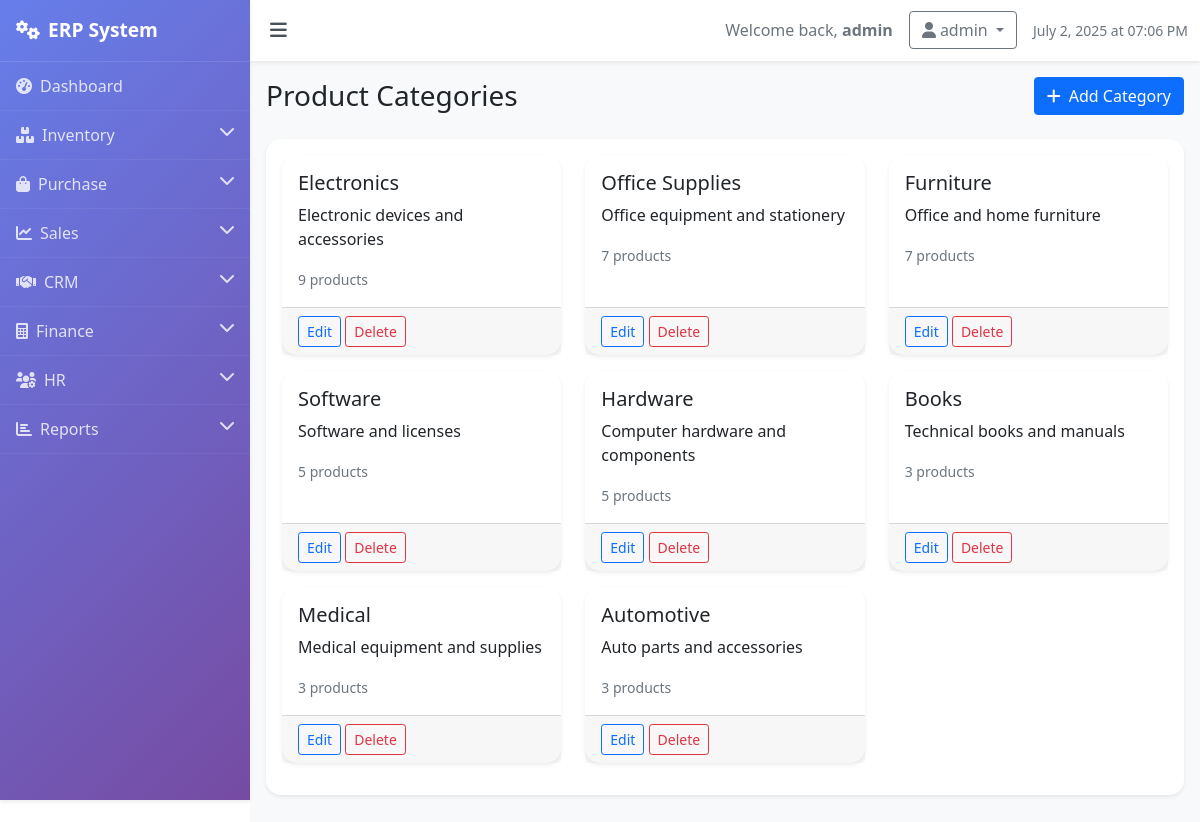
/inventory/categories (signed in), run on the app's committed database.
### models.py (models this page shows)
class Category(db.Model):
    id = db.Column(db.Integer, primary_key=True)
    name = db.Column(db.String(50), nullable=False)
    description = db.Column(db.Text)
    products = db.relationship('Product', backref='category_ref', lazy=True)

### routes.py (the view)
    @app.route('/inventory/categories')
    def categories():
        if 'user_id' not in session:
            return redirect(url_for('login'))
        categories = Category.query.all()
        return render_template('inventory/categories.html', categories=categories)

### templates/inventory/categories.html (shortened to what this page needs)
{% extends "base.html" %}
{% block content %}
<div class="d-flex justify-content-between align-items-center mb-4">
    <h1 class="h3 mb-0">Product Categories</h1>
    <a href="{{ url_for('add_category') }}" class="btn btn-primary">
        <i class="fas fa-plus me-2"></i>Add Category
    </a>
</div>
<div class="card">
    <div class="card-body">
        {% if categories %}
        <div class="row">
            {% for category in categories %}
            <div class="col-md-4 mb-3">
                <div class="card h-100">
                    <div class="card-body">
                        <h5 class="card-title">{{ category.name }}</h5>
                        <p class="card-text">{{ category.description or 'No description' }}</p>
                        <small class="text-muted">{{ category.products|length }} products</small>
                    </div>
                    <div class="card-footer">
                        <button class="btn btn-sm btn-outline-primary">Edit</button>
                        <button class="btn btn-sm btn-outline-danger">Delete</button>
                    </div>
                </div>
            </div>
            {% endfor %}
        </div>
        {% else %}
        <div class="text-center py-4">
            <i class="fas fa-tags fa-3x text-muted mb-3"></i>
            <p class="text-muted">No categories found. <a href="{{ url_for('add_category') }}">Add your first category</a></p>
        </div>
        {% endif %}
    </div>
</div>
{% endblock %}

### templates/base.html (style rules this page uses)
body { overflow-x: hidden; }
.card { border: none; border-radius: 15px; box-shadow: 0 0.125rem 0.25rem rgba(0, 0, 0, 0.075); transition: transform 0.2s; }

### data on the page
Category: name "Electronics", description "Electronic devices and accessories", products|length "9"
Category: name "Office Supplies", description "Office equipment and stationery", products|length "7"
Category: name "Furniture", description "Office and home furniture", products|length "7"
Category: name "Software", description "Software and licenses", products|length "5"
Category: name "Hardware", description "Computer hardware and components", products|length "5"
Category: name "Books", description "Technical books and manuals", products|length "3"
Category: name "Medical", description "Medical equipment and supplies", products|length "3"
Category: name "Automotive", description "Auto parts and accessories", products|length "3"

### other printed values
{{ session.username }} "admin"
